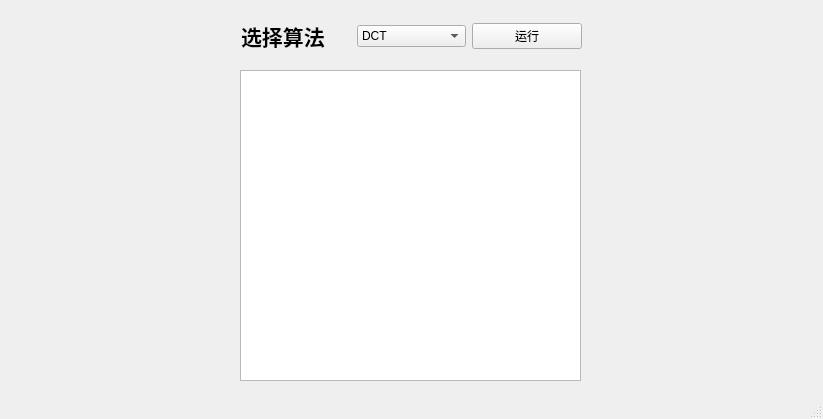
<?xml version="1.0" encoding="UTF-8"?>
<ui version="4.0">
 <class>MainWindow</class>
 <widget class="QMainWindow" name="MainWindow">
  <property name="enabled">
   <bool>true</bool>
  </property>
  <property name="geometry">
   <rect>
    <x>0</x>
    <y>0</y>
    <width>823</width>
    <height>419</height>
   </rect>
  </property>
  <property name="windowTitle">
   <string>MainWindow</string>
  </property>
  <property name="toolButtonStyle">
   <enum>Qt::ToolButtonTextUnderIcon</enum>
  </property>
  <widget class="QWidget" name="centralwidget">
   <widget class="QWidget" name="layoutWidget">
    <property name="geometry">
     <rect>
      <x>241</x>
      <y>20</y>
      <width>341</width>
      <height>33</height>
     </rect>
    </property>
    <layout class="QHBoxLayout" name="horizontalLayout">
     <item>
      <widget class="QLabel" name="label">
       <property name="text">
        <string>&lt;html&gt;&lt;head/&gt;&lt;body&gt;&lt;p&gt;&lt;span style=&quot; font-size:16pt; font-weight:600;&quot;&gt;选择算法&lt;/span&gt;&lt;/p&gt;&lt;/body&gt;&lt;/html&gt;</string>
       </property>
      </widget>
     </item>
     <item>
      <widget class="QComboBox" name="comboBox">
       <property name="editable">
        <bool>false</bool>
       </property>
       <item>
        <property name="text">
         <string>DCT</string>
        </property>
       </item>
       <item>
        <property name="text">
         <string>DFT</string>
        </property>
       </item>
       <item>
        <property name="text">
         <string>直方图均衡化</string>
        </property>
       </item>
       <item>
        <property name="text">
         <string>图像锐化</string>
        </property>
       </item>
       <item>
        <property name="text">
         <string>IBD</string>
        </property>
       </item>
       <item>
        <property name="text">
         <string>Huffman编码</string>
        </property>
       </item>
       <item>
        <property name="text">
         <string>Huffman重建</string>
        </property>
       </item>
      </widget>
     </item>
     <item>
      <widget class="QPushButton" name="pushButton">
       <property name="text">
        <string>运行</string>
       </property>
      </widget>
     </item>
    </layout>
   </widget>
   <widget class="QTextBrowser" name="textBrowser">
    <property name="geometry">
     <rect>
      <x>240</x>
      <y>70</y>
      <width>341</width>
      <height>311</height>
     </rect>
    </property>
   </widget>
  </widget>
  <widget class="QMenuBar" name="menubar">
   <property name="geometry">
    <rect>
     <x>0</x>
     <y>0</y>
     <width>823</width>
     <height>26</height>
    </rect>
   </property>
  </widget>
  <widget class="QStatusBar" name="statusbar"/>
 </widget>
 <resources/>
 <connections/>
</ui>
